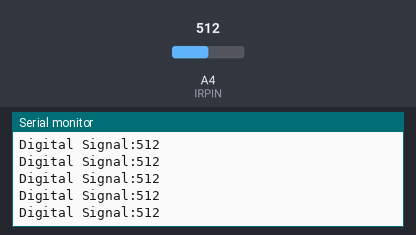
The sketch below on a simulated Arduino Uno, built with avr-gcc and run on an emulated ATmega328P. Shown: the last lines printed to the serial monitor. The test bench sets the inputs (shaded band); at power-on: A4 (IRPIN) = 512.

Above: at 1.2 s.
1.3 s: A4 (IRPIN) set to 716
At 1.33 s:
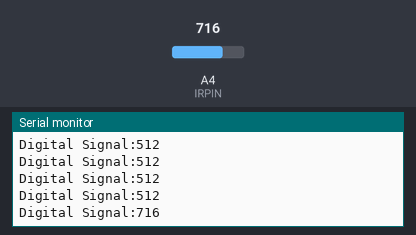
2.8 s: A4 (IRPIN) set to 900
At 2.84 s:
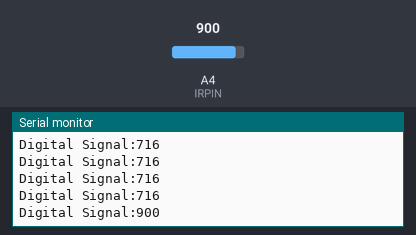
Timing chart, 0 to 5.8 s (numbered marks = the images above; inputs shaded):
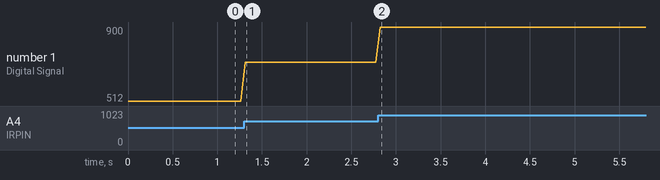

Measured:
- after the input at 1.3 s, the serial monitor: prints a new line at once (image 1)
- after the input at 2.8 s, the serial monitor: prints a new line at once (image 2)
- plotted number 1: 512 → 716 after the input at 1.3 s, 716 → 900 after the input at 2.8 s

The sketch:

simple_IR_test.ino
```cpp
#define IRPIN 4        // Pin to receive IR


void setup(){

 Serial.begin(115200);

}


void loop(){

  Serial.print("Digital Signal:");
  Serial.println(analogRead(IRPIN));
  delay(50);

}
```
